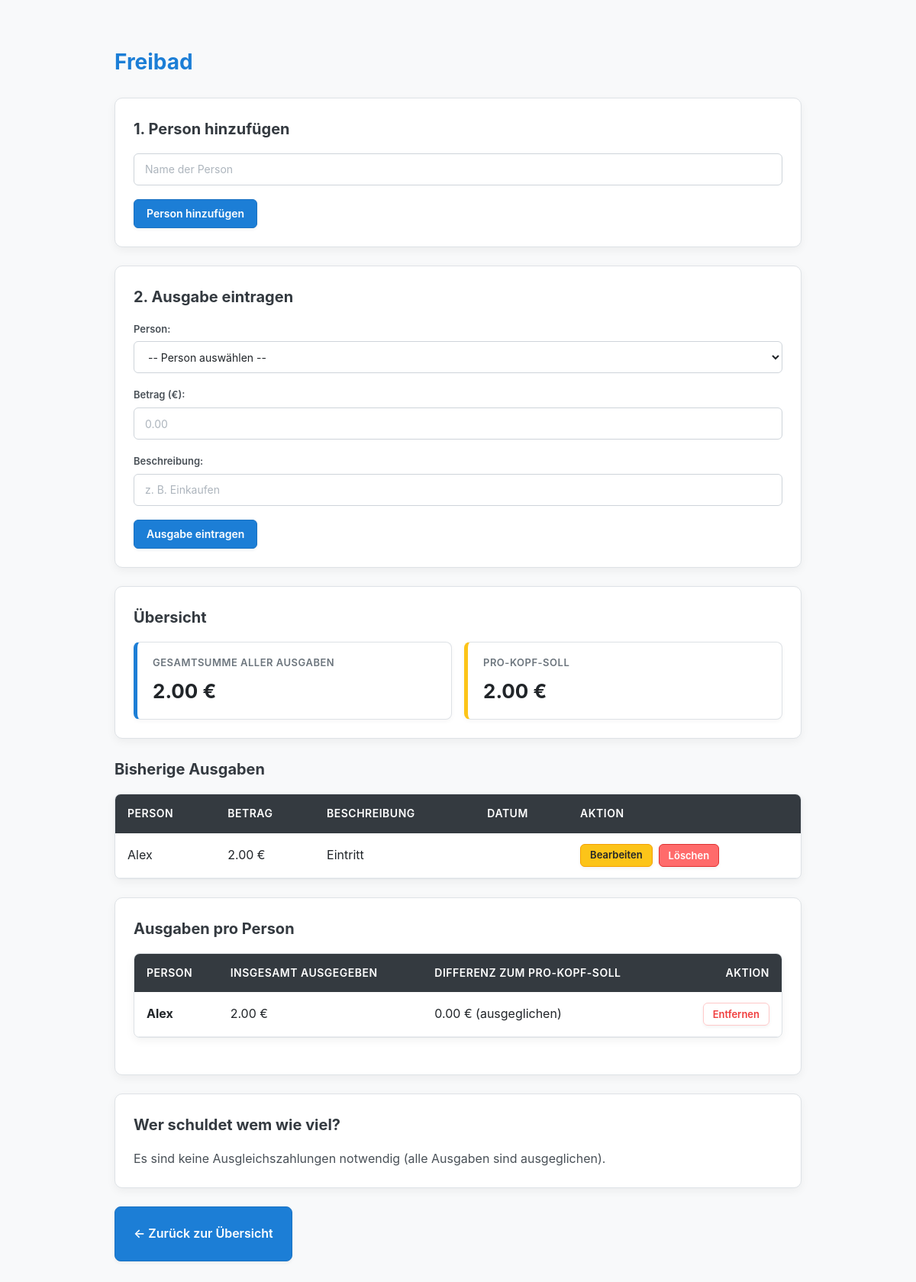
The page /thema/3/ on the database its author committed.
### pool/models.py (models this page shows, shortened)
class Thema(models.Model):
    titel = models.CharField(max_length=200)
    erstellt_am = models.DateTimeField(auto_now_add=True)

class Ausgabe(models.Model):
    thema = models.ForeignKey(Thema, on_delete=models.CASCADE, related_name='ausgaben')
    person = models.ForeignKey(Person, on_delete=models.CASCADE, related_name='ausgaben')
    betrag = models.DecimalField(max_digits=10, decimal_places=2)
    beschreibung = models.CharField(max_length=255)
    erstellt_am = models.DateTimeField(auto_now_add=True)  # Speichert automatisch das Erstellungsdatum

class Person(models.Model):
    thema = models.ForeignKey(Thema, on_delete=models.CASCADE, related_name='personen')
    name = models.CharField(max_length=100)
    def __str__(self):
        return self.name

### pool/views.py (the view, shortened to what this page needs)
# urls.py: path('thema/<int:thema_id>/', views.thema_detail, name='thema_detail'),
def thema_detail(request, thema_id):
    thema = get_object_or_404(Thema, id=thema_id)
    person_form = PersonForm()
    ausgabe_form = AusgabeForm(thema=thema)
    personen = Person.objects.filter(thema=thema)
    ausgaben = Ausgabe.objects.filter(thema=thema).select_related('person')
    summe = ausgaben.aggregate(Sum('betrag'))['betrag__sum']
    gesamtausgaben = float(summe) if summe is not None else 0.0
    anzahl_personen = personen.count()
    pro_kopf = (gesamtausgaben / anzahl_personen) if anzahl_personen > 0 else 0.0
    personen_übersicht = []
    for person in personen:
        p_summe = ausgaben.filter(person=person).aggregate(Sum('betrag'))['betrag__sum']
        einzahlung = float(p_summe) if p_summe is not None else 0.0
        saldo = einzahlung - pro_kopf
        personen_übersicht.append({
            'id': person.id,
            'name': person.name,
            'ausgegeben': einzahlung,
            'saldo': saldo
        })
    return render(request, 'pool/thema_detail.html', {
        'thema': thema,
        'personen': personen,
        'ausgaben': ausgaben,
        'gesamtausgaben': gesamtausgaben,
        'pro_kopf': pro_kopf,
        'personen_übersicht': personen_übersicht,
        'person_form': person_form,
        'ausgabe_form': ausgabe_form,
    })

### pool/forms.py
class PersonForm(forms.ModelForm):
    class Meta:
        model = Person
        fields = ['name']
        widgets = {
            'name': forms.TextInput(attrs={
                'class': 'form-control',
                'placeholder': 'Name der Person'
            })
        }

class AusgabeForm(forms.ModelForm):
    class Meta:
        model = Ausgabe
        fields = ['person', 'betrag', 'beschreibung']
        widgets = {
            'person': forms.Select(attrs={'class': 'form-control'}),
            'betrag': forms.NumberInput(attrs={
                'class': 'form-control',
                'step': '0.01',
                'placeholder': '0.00'
            }),
            'beschreibung': forms.TextInput(attrs={
                'class': 'form-control',
                'placeholder': 'z. B. Einkaufen'
            }),
        }
    def __init__(self, *args, **kwargs):
        thema = kwargs.pop('thema', None)
        super().__init__(*args, **kwargs)
        if thema:
            self.fields['person'].queryset = Person.objects.filter(thema=thema)
            self.fields['person'].empty_label = "-- Person auswählen --"

### pool/templates/pool/thema_detail.html (shortened to what this page needs)
{% load static %}
<!DOCTYPE html>
<html lang="de">
<head>
    <link rel="stylesheet" href="{% static 'pool/css/style.css' %}">
</head>
<body>
    <h1>{{ thema.titel }}</h1>
    <div class="card">
    <h2>1. Person hinzufügen</h2>
    <form method="post">
        <div class="form-group">
            {{ person_form.name }}
        </div>
        <button type="submit" class="btn btn-primary">Person hinzufügen</button>
    </form>
</div>
<div class="card">
    <h2>2. Ausgabe eintragen</h2>
    {% if personen %}
        <form method="post">
            <div class="form-group">
                <label>Person:</label>
                {{ ausgabe_form.person }}
            </div>
            <div class="form-group">
                <label>Betrag (€):</label>
                {{ ausgabe_form.betrag }}
            </div>
            <div class="form-group">
                <label>Beschreibung:</label>
                {{ ausgabe_form.beschreibung }}
            </div>
            <button type="submit" class="btn btn-primary">Ausgabe eintragen</button>
        </form>
    {% else %}
        <p style="color: #868e96; margin: 0;"><em>Bitte lege zuerst mindestens eine Person an.</em></p>
    {% endif %}
</div>
<div class="card">
    <h2>Übersicht</h2>
    <div class="stats-grid">
        <div class="stat-card">
            <div class="stat-label">Gesamtsumme aller Ausgaben</div>
            <div class="stat-value">{{ gesamtausgaben|floatformat:2 }} €</div>
        </div>
        <div class="stat-card accent">
            <div class="stat-label">Pro-Kopf-Soll</div>
            <div class="stat-value">{{ pro_kopf|floatformat:2 }} €</div>
        </div>
    </div>
</div>
    <h2>Bisherige Ausgaben</h2>
<table>
    <thead>
        <tr>
            <th>Person</th>
            <th>Betrag</th>
            <th>Beschreibung</th>
            <th>Datum</th>
            <th>Aktion</th>
        </tr>
    </thead>
    <tbody>
        {% for ausgabe in ausgaben %}
            <tr>
                <td>{{ ausgabe.person.name }}</td>
                <td>{{ ausgabe.betrag }} €</td>
                <td>{{ ausgabe.beschreibung }}</td>
                <td>{{ ausgabe.datum|date:"d.m.Y H:i" }}</td>
                <td>
    <div class="action-group">
        <a href="{% url 'ausgabe_bearbeiten' ausgabe.id %}" class="btn btn-warning btn-sm">
            Bearbeiten
        </a>
        <form method="POST" class="form-inline">
            <button type="submit" class="btn btn-danger btn-sm">
                Löschen
            </button>
        </form>
    </div>
</td>
            </tr>
        {% empty %}
            <tr>
                <td colspan="5">Bisher wurden noch keine Ausgaben eingetragen.</td>
            </tr>
        {% endfor %}
    </tbody>
</table>
<div class="card">
    <h2>Ausgaben pro Person</h2>
    <table>
        <thead>
            <tr>
                <th>Person</th>
                <th>Insgesamt ausgegeben</th>
                <th>Differenz zum Pro-Kopf-Soll</th>
                <th style="text-align: right;">Aktion</th>
            </tr>
        </thead>
        <tbody>
            {% for p in personen_übersicht %}
                <tr>
                    <td><strong>{{ p.name }}</strong></td>
                    <td>{{ p.ausgegeben|floatformat:2 }} €</td>
                    <td>
                        {% if p.saldo > 0.01 %}
                            <span class="saldo-positiv">+{{ p.saldo|floatformat:2 }} € (bekommt Geld)</span>
                        {% elif p.saldo < -0.01 %}
                            <span class="saldo-negativ">{{ p.saldo|floatformat:2 }} € (schuldet Geld)</span>
                        {% else %}
                            <span>0.00 € (ausgeglichen)</span>
                        {% endif %}
                    </td>
                    <td style="text-align: right;">
                        <form method="POST" style="display: inline;">
                            <button type="submit" class="btn btn-danger-outline btn-sm">Entfernen</button>
                        </form>
                    </td>
                </tr>
            {% empty %}
                <tr>
                    <td colspan="4">Noch keine Personen vorhanden.</td>
                </tr>
            {% endfor %}
        </tbody>
    </table>
</div>
<div class="card">
    <h2>Wer schuldet wem wie viel?</h2>
    {% if ausgleich_liste %}
        <ul class="ausgleich-list">
            {% for eintrag in ausgleich_liste %}
                <li class="ausgleich-item">
                    <span><strong>{{ eintrag.von }}</strong> schuldet <strong>{{ eintrag.an }}</strong> <strong>{{ eintrag.betrag }}€</strong></span>
                </li>
            {% endfor %}
        </ul>
    {% else %}
        <p style="color: #495057; margin: 0;">Es sind keine Ausgleichszahlungen notwendig (alle Ausgaben sind ausgeglichen).</p>
    {% endif %}
</div>
<div style="margin-bottom: 24px;">
    <a href="{% url 'themen_liste' %}" class="btn btn-primary btn-lg">
        &larr; Zurück zur Übersicht
    </a>
</div>
</body>
</html>

### pool/static/pool/css/style.css (style rules this page uses)
body { font-family: -apple-system, BlinkMacSystemFont, "Segoe UI", Roboto, Helvetica, Arial, sans-serif; color: #212529; background-color: #f8f9fa; margin: 0 auto; max-width: 900px; padding: 40px 20px; line-height: 1.6; }
h1 { color: #1c7ed6; margin-bottom: 24px; font-size: 28px; }
h2 { color: #343a40; margin-top: 0; margin-bottom: 16px; font-size: 20px; }
p { margin-bottom: 12px; }
.card { background-color: #ffffff; border-radius: 10px; border: 1px solid #dee2e6; box-shadow: 0 4px 12px rgba(0, 0, 0, 0.05); padding: 24px; margin-bottom: 24px; }
table { width: 100%; border-collapse: separate; border-spacing: 0; background-color: #ffffff; border-radius: 8px; overflow: hidden; border: 1px solid #dee2e6; box-shadow: 0 4px 12px rgba(0, 0, 0, 0.05); margin-bottom: 24px; }
th { background-color: #343a40; color: #ffffff; font-weight: 600; font-size: 14px; letter-spacing: 0.5px; text-transform: uppercase; padding: 14px 16px; text-align: left; }
td { padding: 14px 16px; text-align: left; border-bottom: 1px solid #e9ecef; }
.btn { display: inline-flex; align-items: center; justify-content: center; height: 38px; padding: 0 16px; font-size: 14px; font-weight: 600; font-family: inherit; text-decoration: none; border-radius: 6px; box-sizing: border-box; cursor: pointer; transition: all 0.2s cubic-bezier(0.165, 0.84, 0.44, 1); box-shadow: 0 2px 4px rgba(0, 0, 0, 0.05); }
.btn-sm { height: 30px; padding: 0 12px; font-size: 13px; }
.btn-warning { background-color: #fcc419; color: #212529; border: 1px solid #f59f00; }
.btn-danger { background-color: #ff6b6b; color: #ffffff; border: 1px solid #e03131; }
.btn-primary { background-color: #1c7ed6; color: #ffffff; border: 1px solid #1971c2; }
.action-group { display: flex; align-items: center; gap: 8px; }
.form-inline { display: contents; }
.stats-grid { display: grid; grid-template-columns: repeat(auto-fit, minmax(220px, 1fr)); gap: 16px; margin-top: 16px; }
.stat-card { background-color: #ffffff; border-radius: 8px; padding: 16px 20px; border: 1px solid #dee2e6; border-left: 5px solid #1c7ed6; box-shadow: 0 2px 6px rgba(0, 0, 0, 0.04); }
.stat-card.accent { border-left-color: #fcc419; }
.stat-label { font-size: 13px; text-transform: uppercase; letter-spacing: 0.5px; color: #6c757d; font-weight: 600; margin-bottom: 6px; }
.stat-value { font-size: 26px; font-weight: 700; color: #212529; }
.form-group { margin-bottom: 18px; }
label { display: block; font-size: 13px; font-weight: 600; color: #495057; margin-bottom: 6px; text-transform: none; letter-spacing: normal; }
input[type="text"], input[type="number"], select { width: 100%; height: 42px; padding: 0 14px; font-size: 14px; font-family: inherit; color: #212529; background-color: #ffffff; border: 1px solid #ced4da; border-radius: 6px; box-sizing: border-box; transition: border-color 0.15s ease-in-out, box-shadow 0.15s ease-in-out; }
input::placeholder { color: #adb5bd; }
.btn-danger-outline { background-color: transparent; color: #f03e3e; border: 1px solid #ffc9c9; padding: 6px 12px; font-size: 13px; }
.btn-lg { height: 72px; !important; padding: 0 24px; !important; font-size: 16px; !important; border-radius: 8px; !important; }

### rows shown on the page
Thema: titel "Freibad"
Ausgabe: person.name "Alex", betrag "2.00", beschreibung "Eintritt"
Person: name "Alex"

### other values the page prints
{{ gesamtausgaben|floatformat:2 }} "2.00"
{{ pro_kopf|floatformat:2 }} "2.00"
{{ p.ausgegeben|floatformat:2 }} "2.00"
